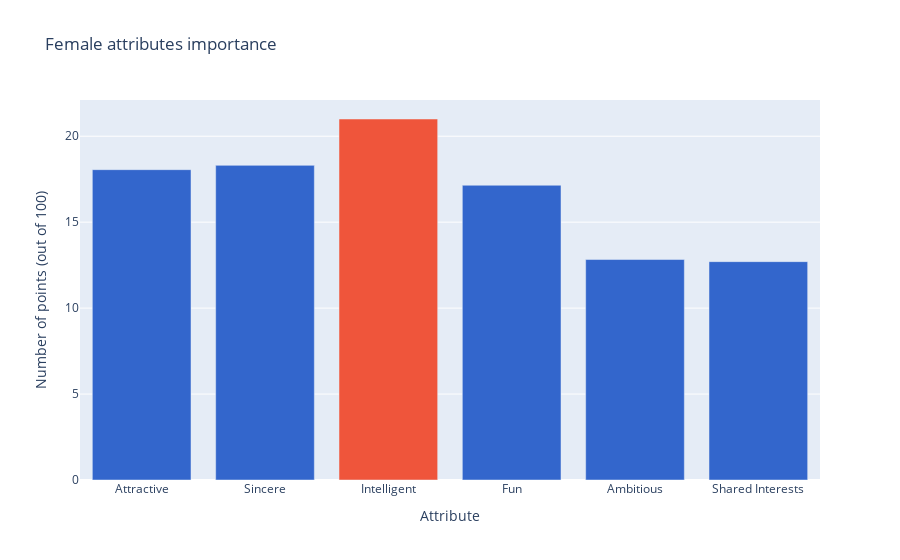
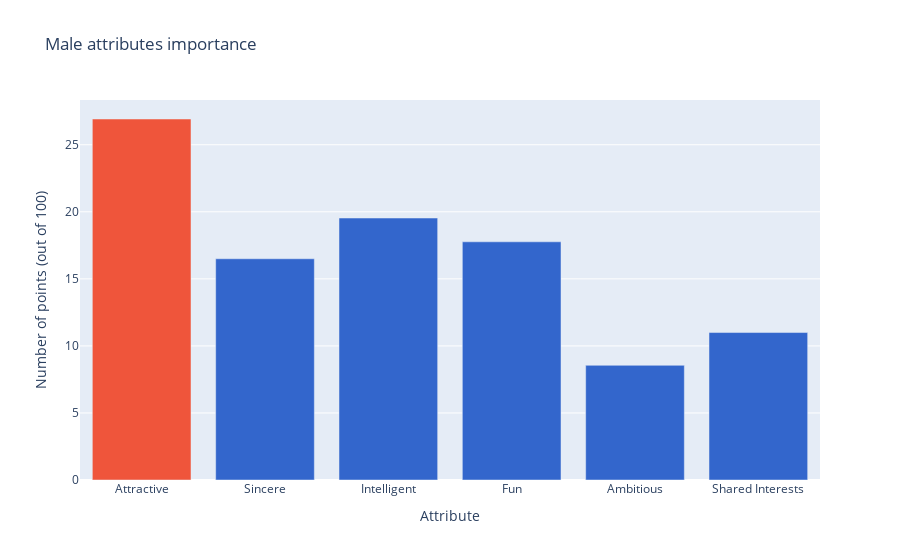

Notebook code for these charts, in order:
### Code cell
fig_1 = px.bar(df_fem_not,
             x=df_fem_not["attribute"],
             y=df_fem_not["points"],
             title="Female",
             labels=graph_labels,
             category_orders={"attribute":list(attr_transcode.values())},
             color=df_fem_not["max"],
             color_discrete_map={True:px.colors.qualitative.Plotly[1], False:px.colors.qualitative.G10[0]}
             )

fig_1.update_layout(showlegend=False)

fig_1.show()

fig_2 = px.bar(df_mal_not,
             x=df_mal_not["attribute"],
             y=df_mal_not["points"],
             title="Male",
             labels=graph_labels,
             category_orders={"attribute":list(attr_transcode.values())},
             color=df_mal_not["max"],
             color_discrete_map={True:px.colors.qualitative.Plotly[1], False:px.colors.qualitative.G10[0]}
             )

fig_2.update_layout(showlegend=False)

fig_2.show()

### Figure 1 — Plotly figure (JSON) as saved in the notebook; plotly's stock layout.template omitted (floating-point values rounded to 4 significant figures)
{"data": [{"alignmentgroup": "True", "hovertemplate": "max=False<br>Attribute=%{x}<br>Number of points (out of 100)=%{y}<extra></extra>", "legendgroup": "False", "marker": {"color": "#3366CC", "pattern": {"shape": ""}}, "name": "False", "offsetgroup": "False", "orientation": "v", "showlegend": true, "textposition": "auto", "type": "bar", "x": ["Attractive", "Sincere", "Fun", "Ambitious", "Shared Interests"], "xaxis": "x", "y": [18.06, 18.31, 17.15, 12.83, 12.7], "yaxis": "y"}, {"alignmentgroup": "True", "hovertemplate": "max=True<br>Attribute=%{x}<br>Number of points (out of 100)=%{y}<extra></extra>", "legendgroup": "True", "marker": {"color": "#EF553B", "pattern": {"shape": ""}}, "name": "True", "offsetgroup": "True", "orientation": "v", "showlegend": true, "textposition": "auto", "type": "bar", "x": ["Intelligent"], "xaxis": "x", "y": [21.0], "yaxis": "y"}], "layout": {"barmode": "relative", "legend": {"title": {"text": "max"}, "tracegroupgap": 0}, "showlegend": false, "title": {"text": "Female attributes importance"}, "xaxis": {"anchor": "y", "categoryarray": ["Attractive", "Sincere", "Intelligent", "Fun", "Ambitious", "Shared Interests"], "categoryorder": "array", "domain": [0, 1], "title": {"text": "Attribute"}}, "yaxis": {"anchor": "x", "domain": [0, 1], "title": {"text": "Number of points (out of 100)"}}}}

### Figure 2 — Plotly figure (JSON) as saved in the notebook; plotly's stock layout.template omitted (floating-point values rounded to 4 significant figures)
{"data": [{"alignmentgroup": "True", "hovertemplate": "max=True<br>Attribute=%{x}<br>Number of points (out of 100)=%{y}<extra></extra>", "legendgroup": "True", "marker": {"color": "#EF553B", "pattern": {"shape": ""}}, "name": "True", "offsetgroup": "True", "orientation": "v", "showlegend": true, "textposition": "auto", "type": "bar", "x": ["Attractive"], "xaxis": "x", "y": [26.92], "yaxis": "y"}, {"alignmentgroup": "True", "hovertemplate": "max=False<br>Attribute=%{x}<br>Number of points (out of 100)=%{y}<extra></extra>", "legendgroup": "False", "marker": {"color": "#3366CC", "pattern": {"shape": ""}}, "name": "False", "offsetgroup": "False", "orientation": "v", "showlegend": true, "textposition": "auto", "type": "bar", "x": ["Sincere", "Intelligent", "Fun", "Ambitious", "Shared Interests"], "xaxis": "x", "y": [16.5, 19.54, 17.76, 8.553, 11.0], "yaxis": "y"}], "layout": {"barmode": "relative", "legend": {"title": {"text": "max"}, "tracegroupgap": 0}, "showlegend": false, "title": {"text": "Male attributes importance"}, "xaxis": {"anchor": "y", "categoryarray": ["Attractive", "Sincere", "Intelligent", "Fun", "Ambitious", "Shared Interests"], "categoryorder": "array", "domain": [0, 1], "title": {"text": "Attribute"}}, "yaxis": {"anchor": "x", "domain": [0, 1], "title": {"text": "Number of points (out of 100)"}}}}
